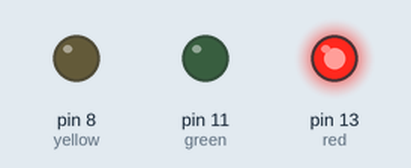
Simulated run of this sketch. Board: Arduino Uno, built with avr-gcc and run on an emulated ATmega328P. On the bench: output pins drawn as LEDs (lit = HIGH).

Above: at 3.0 s.
At 7.5 s:
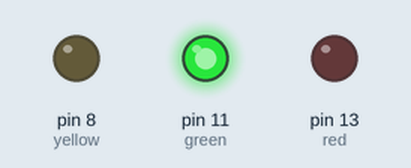
At 9.5 s:
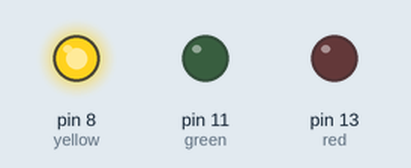
Timing chart, 0 to 13.0 s (numbered marks = the images above):
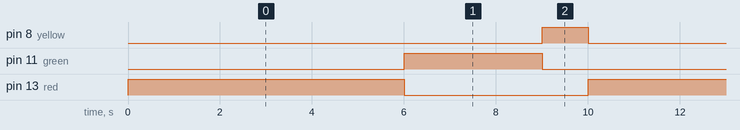

The sketch:

traffic_lights.ino
```cpp
// Variables
int red = 13;
int green = 11;
int yellow = 8;

// Setup
void setup(){
  pinMode(red, OUTPUT);
  pinMode(green, OUTPUT);
  pinMode(yellow, OUTPUT);
}

// Loop
void loop(){
  digitalWrite(yellow, 0);
  digitalWrite(red, 1);
  delay(6000);
  digitalWrite(red, 0);
  digitalWrite(green, 1);
  delay(3000);
  digitalWrite(green, 0);
  digitalWrite(yellow, 1);
  delay(1000);
}
```

Measured:
- by itself, pin 8 (yellow): alternates HIGH for 1.0 s and LOW for 9.0 s
- by itself, pin 11 (green): alternates HIGH for 3.0 s and LOW for 7.0 s
- by itself, pin 13 (red): alternates HIGH for 6.0 s and LOW for 4.0 s
